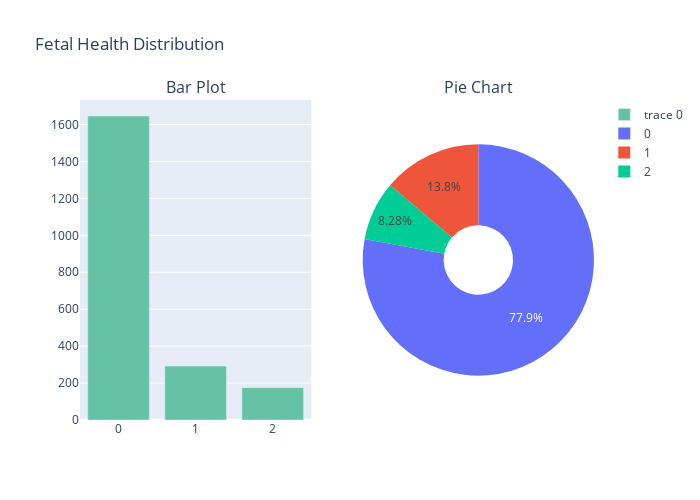

The cell this chart's notebook holds for it:
### Code cell
bar_fig = go.Bar(
    x=(df['fetal_health']-1).value_counts().index,
    y=(df['fetal_health']-1).value_counts().values,
    marker=dict(color='#66C2A5')
)

# Pie chart for fetal_health value counts
pie_fig = go.Pie(
    labels=(df['fetal_health']-1).value_counts().index,
    values=(df['fetal_health']-1).value_counts().values,
    hole=0.3  # Optional: for a donut-style pie chart
)

# Create subplots with Plotly
fig = sp.make_subplots(
    rows=1, cols=2,
    subplot_titles=("Bar Plot", "Pie Chart"),
    specs=[[{"type": "bar"}, {"type": "pie"}]]
)

# Add the bar plot to the first subplot
fig.add_trace(bar_fig, row=1, col=1)

# Add the pie chart to the second subplot
fig.add_trace(pie_fig, row=1, col=2)

# Update layout for better visualization
fig.update_layout(
    title_text="Fetal Health Distribution",
    showlegend=True,  # Hide legend to avoid redundancy in pie chart
    height=500,
    width=700
)

# Show the figure
fig.show()

### Figure 1 — Plotly figure (JSON) as saved in the notebook; plotly's stock layout.template omitted (floating-point values rounded to 4 significant figures)
{"data": [{"marker": {"color": "#66C2A5"}, "type": "bar", "x": [0, 1, 2], "xaxis": "x", "y": [1646, 292, 175], "yaxis": "y"}, {"domain": {"x": [0.55, 1], "y": [0, 1]}, "hole": 0.3, "labels": [0, 1, 2], "type": "pie", "values": [1646, 292, 175]}], "layout": {"annotations": [{"font": {"size": 16}, "showarrow": false, "text": "Bar Plot", "x": 0.225, "xanchor": "center", "xref": "paper", "y": 1, "yanchor": "bottom", "yref": "paper"}, {"font": {"size": 16}, "showarrow": false, "text": "Pie Chart", "x": 0.775, "xanchor": "center", "xref": "paper", "y": 1, "yanchor": "bottom", "yref": "paper"}], "height": 500, "showlegend": true, "title": {"text": "Fetal Health Distribution"}, "width": 700, "xaxis": {"anchor": "y", "autorange": true, "domain": [0, 0.45], "range": [-0.5, 2.5], "type": "linear"}, "yaxis": {"anchor": "x", "autorange": true, "domain": [0, 1], "range": [0, 1733.0], "type": "linear"}}}
